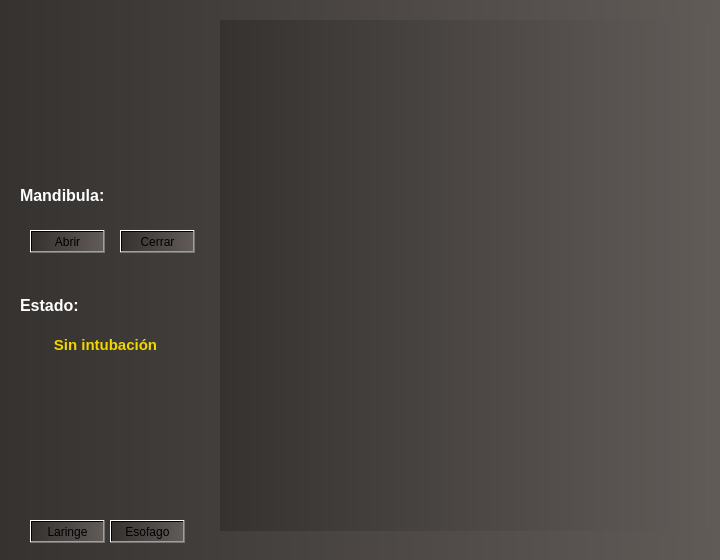
<?xml version="1.0" encoding="UTF-8"?>
<ui version="4.0">
 <class>Intubacion</class>
 <widget class="QDialog" name="Intubacion">
  <property name="geometry">
   <rect>
    <x>0</x>
    <y>0</y>
    <width>720</width>
    <height>560</height>
   </rect>
  </property>
  <property name="minimumSize">
   <size>
    <width>720</width>
    <height>560</height>
   </size>
  </property>
  <property name="maximumSize">
   <size>
    <width>720</width>
    <height>560</height>
   </size>
  </property>
  <property name="windowTitle">
   <string>Dialog</string>
  </property>
  <property name="windowIcon">
   <iconset resource="../Resources/Iconos.qrc">
    <normaloff>:/main/Icono.png</normaloff>:/main/Icono.png</iconset>
  </property>
  <property name="styleSheet">
   <string notr="true">background-color: qlineargradient(spread:pad, x1:0, y1:0, x2:1, y2:0, stop:0 rgba(53, 50, 48, 255), stop:1 rgba(97, 91, 88, 255));
</string>
  </property>
  <widget class="QLabel" name="label">
   <property name="geometry">
    <rect>
     <x>220</x>
     <y>20</y>
     <width>491</width>
     <height>511</height>
    </rect>
   </property>
   <property name="styleSheet">
    <string notr="true">border-image: url(:/Imagenes/ViaR.jpg);</string>
   </property>
   <property name="text">
    <string/>
   </property>
  </widget>
  <widget class="QPushButton" name="pushButton">
   <property name="geometry">
    <rect>
     <x>30</x>
     <y>520</y>
     <width>75</width>
     <height>23</height>
    </rect>
   </property>
   <property name="text">
    <string>Laringe</string>
   </property>
  </widget>
  <widget class="QPushButton" name="pushButton_2">
   <property name="geometry">
    <rect>
     <x>110</x>
     <y>520</y>
     <width>75</width>
     <height>23</height>
    </rect>
   </property>
   <property name="text">
    <string>Esofago</string>
   </property>
  </widget>
  <widget class="QLabel" name="label_2">
   <property name="enabled">
    <bool>true</bool>
   </property>
   <property name="geometry">
    <rect>
     <x>510</x>
     <y>430</y>
     <width>22</width>
     <height>22</height>
    </rect>
   </property>
   <property name="styleSheet">
    <string notr="true">background-color: rgb(0, 255, 0);
border-radius:11px;
</string>
   </property>
   <property name="text">
    <string/>
   </property>
  </widget>
  <widget class="QLabel" name="label_3">
   <property name="geometry">
    <rect>
     <x>550</x>
     <y>440</y>
     <width>22</width>
     <height>22</height>
    </rect>
   </property>
   <property name="styleSheet">
    <string notr="true">background-color: rgb(255, 0, 0);
border-radius:11px;</string>
   </property>
   <property name="inputMethodHints">
    <set>Qt::ImhNone</set>
   </property>
   <property name="text">
    <string/>
   </property>
  </widget>
  <widget class="QLabel" name="label_4">
   <property name="geometry">
    <rect>
     <x>20</x>
     <y>290</y>
     <width>71</width>
     <height>31</height>
    </rect>
   </property>
   <property name="font">
    <font>
     <pointsize>10</pointsize>
    </font>
   </property>
   <property name="styleSheet">
    <string notr="true">color: rgb(255, 255, 255);
background-color: rgb(255, 255, 255,0);</string>
   </property>
   <property name="text">
    <string>&lt;html&gt;&lt;head/&gt;&lt;body&gt;&lt;p&gt;&lt;span style=&quot; font-size:12pt; font-weight:600;&quot;&gt;Estado:&lt;/span&gt;&lt;/p&gt;&lt;/body&gt;&lt;/html&gt;</string>
   </property>
  </widget>
  <widget class="QLabel" name="lbfrecuencia">
   <property name="enabled">
    <bool>true</bool>
   </property>
   <property name="geometry">
    <rect>
     <x>20</x>
     <y>330</y>
     <width>171</width>
     <height>31</height>
    </rect>
   </property>
   <property name="styleSheet">
    <string notr="true">QLabel{ 
background-color: rgb(244, 255, 167,0);
color:  rgb(241, 214, 0);
}
QLabel:hover{
background-color: rgb(255,255, 255);
color:rgb(0,0,0);
 }</string>
   </property>
   <property name="text">
    <string>&lt;html&gt;&lt;head/&gt;&lt;body&gt;&lt;p align=&quot;center&quot;&gt;&lt;span style=&quot; font-size:11pt; font-weight:600;&quot;&gt;Sin intubación&lt;/span&gt;&lt;/p&gt;&lt;/body&gt;&lt;/html&gt;</string>
   </property>
  </widget>
  <widget class="QLabel" name="label_5">
   <property name="geometry">
    <rect>
     <x>20</x>
     <y>180</y>
     <width>101</width>
     <height>31</height>
    </rect>
   </property>
   <property name="font">
    <font>
     <pointsize>10</pointsize>
    </font>
   </property>
   <property name="styleSheet">
    <string notr="true">color: rgb(255, 255, 255);
background-color: rgb(255, 255, 255,0);</string>
   </property>
   <property name="text">
    <string>&lt;html&gt;&lt;head/&gt;&lt;body&gt;&lt;p&gt;&lt;span style=&quot; font-size:12pt; font-weight:600;&quot;&gt;Mandibula:&lt;/span&gt;&lt;/p&gt;&lt;/body&gt;&lt;/html&gt;</string>
   </property>
  </widget>
  <widget class="QPushButton" name="btnabrir">
   <property name="geometry">
    <rect>
     <x>30</x>
     <y>230</y>
     <width>75</width>
     <height>23</height>
    </rect>
   </property>
   <property name="text">
    <string>Abrir</string>
   </property>
  </widget>
  <widget class="QPushButton" name="btncerrar">
   <property name="geometry">
    <rect>
     <x>120</x>
     <y>230</y>
     <width>75</width>
     <height>23</height>
    </rect>
   </property>
   <property name="text">
    <string>Cerrar</string>
   </property>
  </widget>
  <zorder>label_2</zorder>
  <zorder>label_3</zorder>
  <zorder>pushButton</zorder>
  <zorder>pushButton_2</zorder>
  <zorder>label_4</zorder>
  <zorder>lbfrecuencia</zorder>
  <zorder>label</zorder>
  <zorder>label_5</zorder>
  <zorder>btnabrir</zorder>
  <zorder>btncerrar</zorder>
 </widget>
 <resources>
  <include location="../Resources/Iconos.qrc"/>
 </resources>
 <connections>
  <connection>
   <sender>pushButton_2</sender>
   <signal>clicked()</signal>
   <receiver>label_3</receiver>
   <slot>raise()</slot>
   <hints>
    <hint type="sourcelabel">
     <x>123</x>
     <y>250</y>
    </hint>
    <hint type="destinationlabel">
     <x>603</x>
     <y>450</y>
    </hint>
   </hints>
  </connection>
  <connection>
   <sender>pushButton_2</sender>
   <signal>clicked()</signal>
   <receiver>label_2</receiver>
   <slot>lower()</slot>
   <hints>
    <hint type="sourcelabel">
     <x>124</x>
     <y>258</y>
    </hint>
    <hint type="destinationlabel">
     <x>554</x>
     <y>442</y>
    </hint>
   </hints>
  </connection>
  <connection>
   <sender>pushButton</sender>
   <signal>clicked()</signal>
   <receiver>label_3</receiver>
   <slot>lower()</slot>
   <hints>
    <hint type="sourcelabel">
     <x>120</x>
     <y>210</y>
    </hint>
    <hint type="destinationlabel">
     <x>594</x>
     <y>450</y>
    </hint>
   </hints>
  </connection>
  <connection>
   <sender>pushButton</sender>
   <signal>clicked()</signal>
   <receiver>label_2</receiver>
   <slot>raise()</slot>
   <hints>
    <hint type="sourcelabel">
     <x>118</x>
     <y>201</y>
    </hint>
    <hint type="destinationlabel">
     <x>563</x>
     <y>443</y>
    </hint>
   </hints>
  </connection>
 </connections>
</ui>
